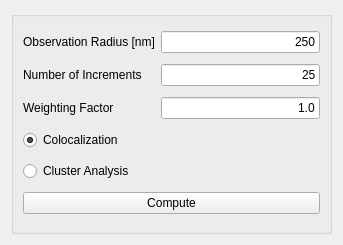
  <widget class="QWidget" name="page08">
   <property name="geometry">
    <rect>
     <x>0</x>
     <y>0</y>
     <width>343</width>
     <height>245</height>
    </rect>
   </property>
   <attribute name="label">
    <string>CBC</string>
   </attribute>
   <layout class="QGridLayout" name="gridLayout_8">
    <item row="0" column="0">
     <widget class="QGroupBox" name="groupBox_2">
      <property name="title">
       <string/>
      </property>
      <layout class="QGridLayout" name="gridLayout_7">
       <item row="0" column="0">
        <widget class="QLabel" name="label_21">
         <property name="text">
          <string>Observation Radius [nm]</string>
         </property>
        </widget>
       </item>
       <item row="0" column="1">
        <widget class="QLineEdit" name="lineEdit_33">
         <property name="text">
          <string>250</string>
         </property>
         <property name="alignment">
          <set>Qt::AlignRight|Qt::AlignTrailing|Qt::AlignVCenter</set>
         </property>
        </widget>
       </item>
       <item row="1" column="0">
        <widget class="QLabel" name="label_22">
         <property name="text">
          <string>Number of Increments</string>
         </property>
        </widget>
       </item>
       <item row="1" column="1">
        <widget class="QLineEdit" name="lineEdit_34">
         <property name="text">
          <string>25</string>
         </property>
         <property name="alignment">
          <set>Qt::AlignRight|Qt::AlignTrailing|Qt::AlignVCenter</set>
         </property>
        </widget>
       </item>
       <item row="2" column="0">
        <widget class="QLabel" name="label_23">
         <property name="text">
          <string>Weighting Factor</string>
         </property>
        </widget>
       </item>
       <item row="2" column="1">
        <widget class="QLineEdit" name="lineEdit_35">
         <property name="text">
          <string>1.0</string>
         </property>
         <property name="alignment">
          <set>Qt::AlignRight|Qt::AlignTrailing|Qt::AlignVCenter</set>
         </property>
        </widget>
       </item>
       <item row="3" column="0">
        <widget class="QRadioButton" name="radioButton_07">
         <property name="text">
          <string>Colocalization</string>
         </property>
         <property name="checked">
          <bool>true</bool>
         </property>
        </widget>
       </item>
       <item row="4" column="0" colspan="2">
        <widget class="QRadioButton" name="radioButton_08">
         <property name="text">
          <string>Cluster Analysis</string>
         </property>
        </widget>
       </item>
       <item row="5" column="0" colspan="2">
        <widget class="QPushButton" name="pushButton_07">
         <property name="text">
          <string>Compute</string>
         </property>
        </widget>
       </item>
      </layout>
     </widget>
    </item>
   </layout>
  </widget>
